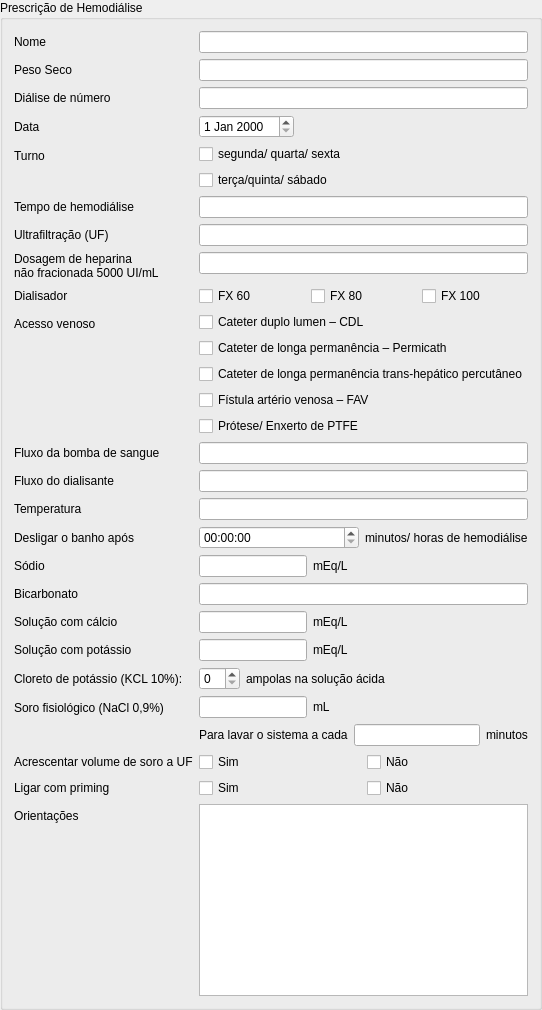
        <widget class="QGroupBox" name="groupBox">
         <property name="sizePolicy">
          <sizepolicy hsizetype="Preferred" vsizetype="Maximum">
           <horstretch>0</horstretch>
           <verstretch>0</verstretch>
          </sizepolicy>
         </property>
         <property name="title">
          <string>Prescrição de Hemodiálise</string>
         </property>
         <layout class="QFormLayout" name="formLayout">
          <item row="0" column="0">
           <widget class="QLabel" name="label">
            <property name="text">
             <string>Nome</string>
            </property>
           </widget>
          </item>
          <item row="0" column="1">
           <widget class="QLineEdit" name="lineEdit_nome"/>
          </item>
          <item row="1" column="0">
           <widget class="QLabel" name="label_2">
            <property name="text">
             <string>Peso Seco</string>
            </property>
           </widget>
          </item>
          <item row="1" column="1">
           <widget class="QLineEdit" name="lineEdit_pesoSeco"/>
          </item>
          <item row="2" column="0">
           <widget class="QLabel" name="label_3">
            <property name="text">
             <string>Diálise de número</string>
            </property>
           </widget>
          </item>
          <item row="2" column="1">
           <widget class="QLineEdit" name="lineEdit_dialiseDeNumero"/>
          </item>
          <item row="3" column="0">
           <widget class="QLabel" name="label_4">
            <property name="text">
             <string>Data</string>
            </property>
           </widget>
          </item>
          <item row="3" column="1">
           <layout class="QHBoxLayout" name="horizontalLayout_2">
            <item>
             <widget class="QDateEdit" name="dateEdit_data"/>
            </item>
            <item>
             <spacer name="horizontalSpacer">
              <property name="orientation">
               <enum>Qt::Horizontal</enum>
              </property>
              <property name="sizeHint" stdset="0">
               <size>
                <width>40</width>
                <height>20</height>
               </size>
              </property>
             </spacer>
            </item>
           </layout>
          </item>
          <item row="4" column="0">
           <widget class="QLabel" name="label_5">
            <property name="text">
             <string>Turno</string>
            </property>
           </widget>
          </item>
          <item row="4" column="1">
           <layout class="QVBoxLayout" name="verticalLayout">
            <item>
             <widget class="QCheckBox" name="checkBox_segquarsex">
              <property name="text">
               <string>segunda/ quarta/ sexta </string>
              </property>
             </widget>
            </item>
            <item>
             <widget class="QCheckBox" name="checkBox_terquinsab">
              <property name="text">
               <string>terça/quinta/ sábado </string>
              </property>
             </widget>
            </item>
           </layout>
          </item>
          <item row="5" column="0">
           <widget class="QLabel" name="label_6">
            <property name="text">
             <string>Tempo de hemodiálise</string>
            </property>
           </widget>
          </item>
          <item row="5" column="1">
           <widget class="QLineEdit" name="lineEdit_tempoDeHemodialise"/>
          </item>
          <item row="6" column="0">
           <widget class="QLabel" name="label_7">
            <property name="text">
             <string>Ultrafiltração (UF)</string>
            </property>
           </widget>
          </item>
          <item row="6" column="1">
           <widget class="QLineEdit" name="lineEdit_ultrafiltracao"/>
          </item>
          <item row="7" column="0">
           <widget class="QLabel" name="label_9">
            <property name="text">
             <string>Dosagem de heparina 
não fracionada 5000 UI/mL</string>
            </property>
           </widget>
          </item>
          <item row="7" column="1">
           <widget class="QLineEdit" name="lineEdit_heparinaNaoFracioanada"/>
          </item>
          <item row="8" column="0">
           <widget class="QLabel" name="label_8">
            <property name="text">
             <string>Dialisador</string>
            </property>
           </widget>
          </item>
          <item row="8" column="1">
           <layout class="QHBoxLayout" name="horizontalLayout_3">
            <item>
             <widget class="QCheckBox" name="checkBox_FX60">
              <property name="text">
               <string>FX 60 </string>
              </property>
             </widget>
            </item>
            <item>
             <widget class="QCheckBox" name="checkBox_FX80">
              <property name="text">
               <string>FX 80 </string>
              </property>
             </widget>
            </item>
            <item>
             <widget class="QCheckBox" name="checkBox_FX100">
              <property name="text">
               <string>FX 100 </string>
              </property>
             </widget>
            </item>
           </layout>
          </item>
          <item row="9" column="0">
           <widget class="QLabel" name="label_10">
            <property name="text">
             <string>Acesso venoso</string>
            </property>
           </widget>
          </item>
          <item row="9" column="1">
           <layout class="QVBoxLayout" name="verticalLayout_2">
            <item>
             <widget class="QCheckBox" name="checkBox_CDL">
              <property name="text">
               <string>Cateter duplo lumen – CDL</string>
              </property>
             </widget>
            </item>
            <item>
             <widget class="QCheckBox" name="checkBox_Permicath">
              <property name="text">
               <string>Cateter de longa permanência – Permicath</string>
              </property>
             </widget>
            </item>
            <item>
             <widget class="QCheckBox" name="checkBox_permicathTransHepaticoPercutaneo">
              <property name="text">
               <string>Cateter de longa permanência trans-hepático percutâneo</string>
              </property>
             </widget>
            </item>
            <item>
             <widget class="QCheckBox" name="checkBox_FAV">
              <property name="text">
               <string>Fístula artério venosa – FAV</string>
              </property>
             </widget>
            </item>
            <item>
             <widget class="QCheckBox" name="checkBox_PTFE">
              <property name="text">
               <string>Prótese/ Enxerto de PTFE  </string>
              </property>
             </widget>
            </item>
           </layout>
          </item>
          <item row="10" column="0">
           <widget class="QLabel" name="label_11">
            <property name="text">
             <string>Fluxo da bomba de sangue</string>
            </property>
           </widget>
          </item>
          <item row="10" column="1">
           <widget class="QLineEdit" name="lineEdit_fluxoDeBombaDeSangue"/>
          </item>
          <item row="11" column="0">
           <widget class="QLabel" name="label_12">
            <property name="text">
             <string>Fluxo do dialisante</string>
            </property>
           </widget>
          </item>
          <item row="11" column="1">
           <widget class="QLineEdit" name="lineEdit_fluxoDoDialisante"/>
          </item>
          <item row="12" column="0">
           <widget class="QLabel" name="label_13">
            <property name="text">
             <string>Temperatura</string>
            </property>
           </widget>
          </item>
          <item row="12" column="1">
           <widget class="QLineEdit" name="lineEdit_temperatura"/>
          </item>
          <item row="13" column="0">
           <widget class="QLabel" name="label_14">
            <property name="text">
             <string>Desligar o banho após </string>
            </property>
           </widget>
          </item>
          <item row="13" column="1">
           <layout class="QHBoxLayout" name="horizontalLayout_4">
            <item>
             <widget class="QTimeEdit" name="timeEdit_desligarOBanho"/>
            </item>
            <item>
             <widget class="QLabel" name="label_15">
              <property name="text">
               <string>minutos/ horas de hemodiálise</string>
              </property>
             </widget>
            </item>
           </layout>
          </item>
          <item row="14" column="0">
           <widget class="QLabel" name="label_16">
            <property name="text">
             <string>Sódio</string>
            </property>
           </widget>
          </item>
          <item row="14" column="1">
           <layout class="QHBoxLayout" name="horizontalLayout_5">
            <item>
             <widget class="QLineEdit" name="lineEdit_sodio"/>
            </item>
            <item>
             <widget class="QLabel" name="label_17">
              <property name="text">
               <string>mEq/L </string>
              </property>
             </widget>
            </item>
            <item>
             <spacer name="horizontalSpacer_3">
              <property name="orientation">
               <enum>Qt::Horizontal</enum>
              </property>
              <property name="sizeHint" stdset="0">
               <size>
                <width>40</width>
                <height>20</height>
               </size>
              </property>
             </spacer>
            </item>
            <item>
             <spacer name="horizontalSpacer_2">
              <property name="orientation">
               <enum>Qt::Horizontal</enum>
              </property>
              <property name="sizeHint" stdset="0">
               <size>
                <width>40</width>
                <height>20</height>
               </size>
              </property>
             </spacer>
            </item>
           </layout>
          </item>
          <item row="15" column="0">
           <widget class="QLabel" name="label_18">
            <property name="text">
             <string>Bicarbonato</string>
            </property>
           </widget>
          </item>
          <item row="15" column="1">
           <widget class="QLineEdit" name="lineEdit_bicarbonado"/>
          </item>
          <item row="16" column="0">
           <widget class="QLabel" name="label_19">
            <property name="text">
             <string>Solução com cálcio</string>
            </property>
           </widget>
          </item>
          <item row="16" column="1">
           <layout class="QHBoxLayout" name="horizontalLayout_6">
            <item>
             <widget class="QLineEdit" name="lineEdit_solucaoComCalcio"/>
            </item>
            <item>
             <widget class="QLabel" name="label_20">
              <property name="text">
               <string>mEq/L</string>
              </property>
             </widget>
            </item>
            <item>
             <spacer name="horizontalSpacer_5">
              <property name="orientation">
               <enum>Qt::Horizontal</enum>
              </property>
              <property name="sizeHint" stdset="0">
               <size>
                <width>40</width>
                <height>20</height>
               </size>
              </property>
             </spacer>
            </item>
            <item>
             <spacer name="horizontalSpacer_4">
              <property name="orientation">
               <enum>Qt::Horizontal</enum>
              </property>
              <property name="sizeHint" stdset="0">
               <size>
                <width>40</width>
                <height>20</height>
               </size>
              </property>
             </spacer>
            </item>
           </layout>
          </item>
          <item row="17" column="0">
           <widget class="QLabel" name="label_21">
            <property name="text">
             <string>Solução com potássio</string>
            </property>
           </widget>
          </item>
          <item row="17" column="1">
           <layout class="QHBoxLayout" name="horizontalLayout_7">
            <item>
             <widget class="QLineEdit" name="lineEdit_solucaoComPotassio"/>
            </item>
            <item>
             <widget class="QLabel" name="label_22">
              <property name="text">
               <string>mEq/L</string>
              </property>
             </widget>
            </item>
            <item>
             <spacer name="horizontalSpacer_7">
              <property name="orientation">
               <enum>Qt::Horizontal</enum>
              </property>
              <property name="sizeHint" stdset="0">
               <size>
                <width>40</width>
                <height>20</height>
               </size>
              </property>
             </spacer>
            </item>
            <item>
             <spacer name="horizontalSpacer_6">
              <property name="orientation">
               <enum>Qt::Horizontal</enum>
              </property>
              <property name="sizeHint" stdset="0">
               <size>
                <width>40</width>
                <height>20</height>
               </size>
              </property>
             </spacer>
            </item>
           </layout>
          </item>
          <item row="18" column="0">
           <widget class="QLabel" name="label_23">
            <property name="text">
             <string>Cloreto de potássio (KCL 10%): </string>
            </property>
           </widget>
          </item>
          <item row="18" column="1">
           <layout class="QHBoxLayout" name="horizontalLayout_8">
            <item>
             <widget class="QSpinBox" name="spinBox_cloretoDePotassio"/>
            </item>
            <item>
             <widget class="QLabel" name="label_24">
              <property name="text">
               <string>ampolas na solução ácida</string>
              </property>
             </widget>
            </item>
            <item>
             <spacer name="horizontalSpacer_8">
              <property name="orientation">
               <enum>Qt::Horizontal</enum>
              </property>
              <property name="sizeHint" stdset="0">
               <size>
                <width>40</width>
                <height>20</height>
               </size>
              </property>
             </spacer>
            </item>
           </layout>
          </item>
          <item row="19" column="0">
           <widget class="QLabel" name="label_25">
            <property name="text">
             <string>Soro fisiológico (NaCl 0,9%)</string>
            </property>
           </widget>
          </item>
          <item row="19" column="1">
           <layout class="QVBoxLayout" name="verticalLayout_3">
            <item>
             <layout class="QHBoxLayout" name="horizontalLayout_9">
              <item>
               <widget class="QLineEdit" name="lineEdit_SoroFisiologico_mL"/>
              </item>
              <item>
               <widget class="QLabel" name="label_26">
                <property name="text">
                 <string>mL</string>
                </property>
               </widget>
              </item>
              <item>
               <spacer name="horizontalSpacer_10">
                <property name="orientation">
                 <enum>Qt::Horizontal</enum>
                </property>
                <property name="sizeHint" stdset="0">
                 <size>
                  <width>40</width>
                  <height>20</height>
                 </size>
                </property>
               </spacer>
              </item>
              <item>
               <spacer name="horizontalSpacer_9">
                <property name="orientation">
                 <enum>Qt::Horizontal</enum>
                </property>
                <property name="sizeHint" stdset="0">
                 <size>
                  <width>40</width>
                  <height>20</height>
                 </size>
                </property>
               </spacer>
              </item>
             </layout>
            </item>
            <item>
             <layout class="QHBoxLayout" name="horizontalLayout_10">
              <item>
               <widget class="QLabel" name="label_27">
                <property name="text">
                 <string>Para lavar o sistema a cada</string>
                </property>
               </widget>
              </item>
              <item>
               <widget class="QLineEdit" name="lineEdit_soroFisiologico_minutos"/>
              </item>
              <item>
               <widget class="QLabel" name="label_28">
                <property name="text">
                 <string>minutos</string>
                </property>
               </widget>
              </item>
             </layout>
            </item>
           </layout>
          </item>
          <item row="20" column="0">
           <widget class="QLabel" name="label_29">
            <property name="text">
             <string>Acrescentar volume de soro a UF</string>
            </property>
           </widget>
          </item>
          <item row="20" column="1">
           <layout class="QHBoxLayout" name="horizontalLayout_11">
            <item>
             <widget class="QCheckBox" name="checkBox_volumeDeSoro_sim">
              <property name="text">
               <string>Sim</string>
              </property>
             </widget>
            </item>
            <item>
             <widget class="QCheckBox" name="checkBox_volumeDeSoro_nao">
              <property name="text">
               <string>Não</string>
              </property>
             </widget>
            </item>
           </layout>
          </item>
          <item row="21" column="0">
           <widget class="QLabel" name="label_30">
            <property name="text">
             <string>Ligar com priming</string>
            </property>
           </widget>
          </item>
          <item row="21" column="1">
           <layout class="QHBoxLayout" name="horizontalLayout_12">
            <item>
             <widget class="QCheckBox" name="checkBox_primming_sim">
              <property name="text">
               <string>Sim</string>
              </property>
             </widget>
            </item>
            <item>
             <widget class="QCheckBox" name="checkBox_primming_nao">
              <property name="text">
               <string>Não</string>
              </property>
             </widget>
            </item>
           </layout>
          </item>
          <item row="22" column="0">
           <widget class="QLabel" name="label_31">
            <property name="text">
             <string>Orientações</string>
            </property>
           </widget>
          </item>
          <item row="22" column="1">
           <widget class="QTextEdit" name="textEdit_orientacoes"/>
          </item>
         </layout>
        </widget>
